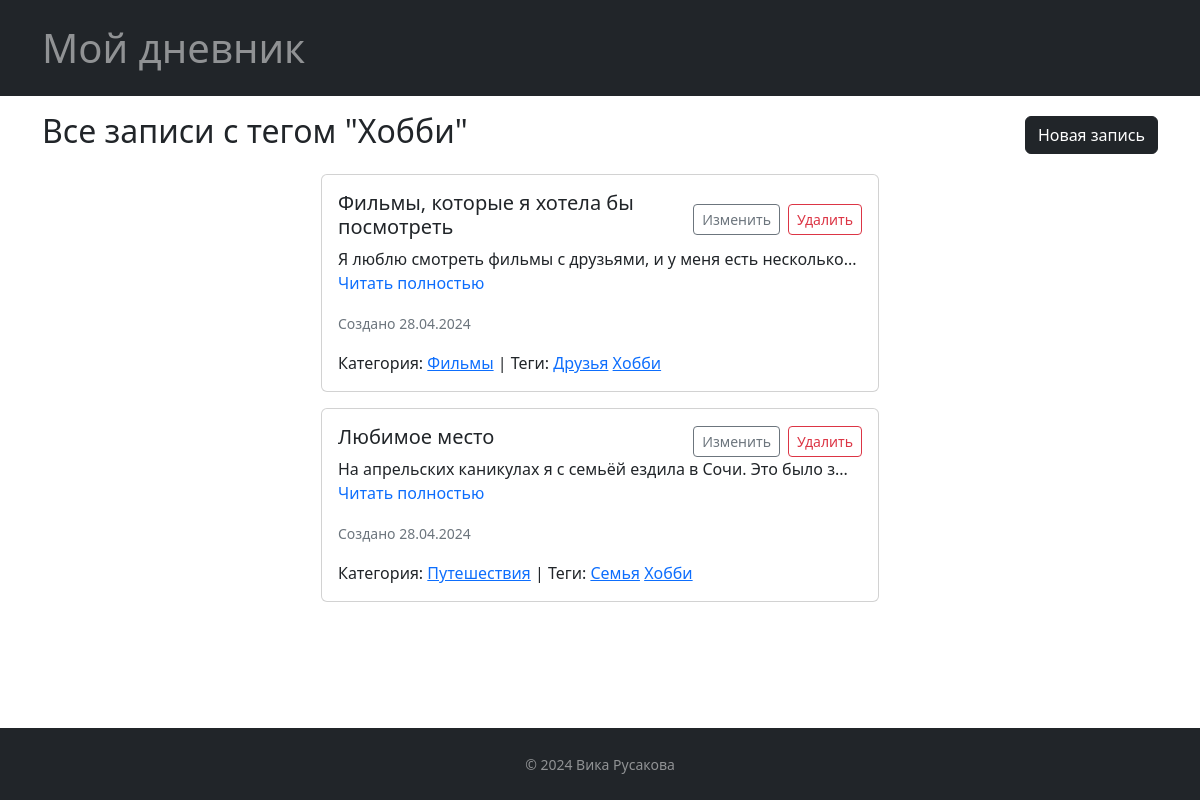
/tag/3, run on the app's committed database.
### models.py (models this page shows, shortened)
class Post(db.Model):
    id = db.Column(db.Integer, primary_key=True)
    title = db.Column(db.String(100), nullable=False)
    content = db.Column(db.Text, nullable=False)
    date = db.Column(db.DateTime, nullable=False, default=datetime.utcnow)
    category_id = db.Column(db.Integer, db.ForeignKey('category.id'), nullable=False)

class Category(db.Model):
    id = db.Column(db.Integer, primary_key=True)
    name = db.Column(db.String(50), unique=True, nullable=False)
    posts = db.relationship('Post', backref='category', lazy=True)

class Tag(db.Model):
    id = db.Column(db.Integer, primary_key=True)
    name = db.Column(db.String(50), unique=True, nullable=False)
    posts = db.relationship('Post', secondary='post_tag', backref='tags', lazy=True)

### app.py (the view)
@app.route('/tag/<int:tag_id>')
def tag(tag_id):
    tag = Tag.query.get_or_404(tag_id)
    posts = Post.query.filter(Post.tags.any(id=tag_id)).order_by(Post.date.desc()).all()
    return render_template('index.html', posts=posts, tag=tag, page_title=f'Все записи с тегом "{tag.name}"')

### templates/index.html
{% extends 'base.html' %}
{% block content %}
  <div class="d-flex justify-content-between align-items-center mb-3">
    <h2>{{ page_title }}</h2>
    <a href="{{ url_for('new_post') }}" class="btn btn-dark">Новая запись</a>
  </div>
  <div class="col-6 mx-auto">
  {% for post in posts %}
    <div class="card my-3">
      <div class="card-body">
        <div class="d-flex justify-content-between align-items-center">
          <h5 class="card-title">{{ post.title }}</h5>
          <div class="d-flex">
            <a href="{{ url_for('edit_post', post_id=post.id) }}" class="btn btn-sm btn-outline-secondary me-2">Изменить</a>
            <a href="{{ url_for('delete_post', post_id=post.id) }}" class="btn btn-sm btn-outline-danger">Удалить</a>
          </div>
        </div>
        <p class="card-text">{{ post.content[:60] }}... <br/> <a href="{{ url_for('post', post_id=post.id) }}" class="text-decoration-none">Читать полностью</a></p>
        <p class="card-text"><small class="text-muted">Создано {{ post.date.strftime('%d.%m.%Y') }}</small></p>
        <p class="card-text">
          Категория: <a href="{{ url_for('category', category_id=post.category.id) }}">{{ post.category.name }}</a>
          | Теги: {% for tag in post.tags %}
                   <a href="{{ url_for('tag', tag_id=tag.id) }}">{{ tag.name }}</a>
                  {% endfor %}
        </p>
      </div>
    </div>
  {% endfor %}
</div>
{% endblock %}

### static/custom.css (style rules this page uses)
html, body { height: 100%; }

### data on the page
Post: title "Фильмы, которые я хотела бы посмотреть", content "Я люблю смотреть фильмы с друзьями, и у меня есть несколько", date "28.04.2024", category.name "Фильмы"
Tag: name "Друзья"
Tag: name "Хобби"
Post: title "Любимое место", content "На апрельских каникулах я с семьёй ездила в Сочи. Это было з", date "28.04.2024", category.name "Путешествия"
Tag: name "Семья"

### other printed values
{{ page_title }} "Все записи с тегом \"Хобби\""
